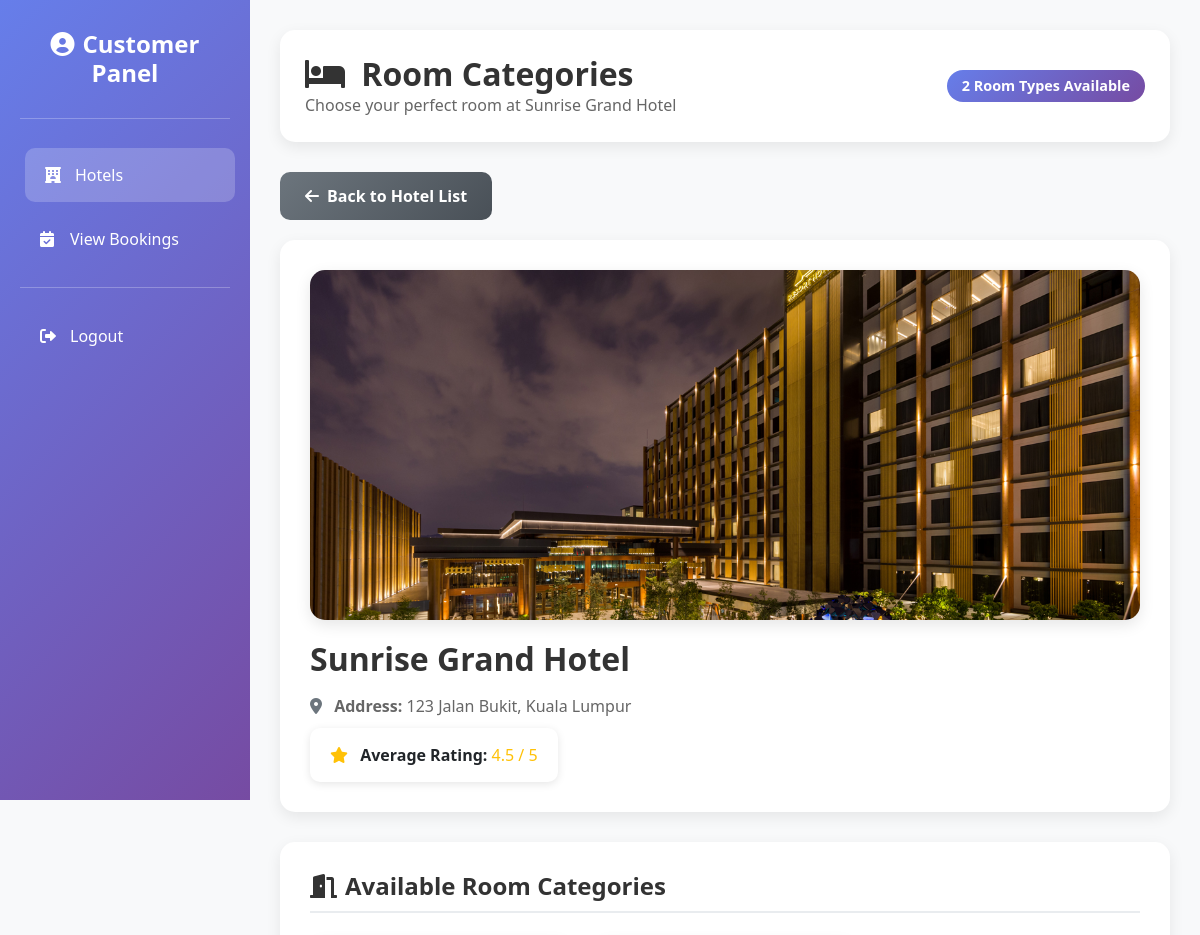
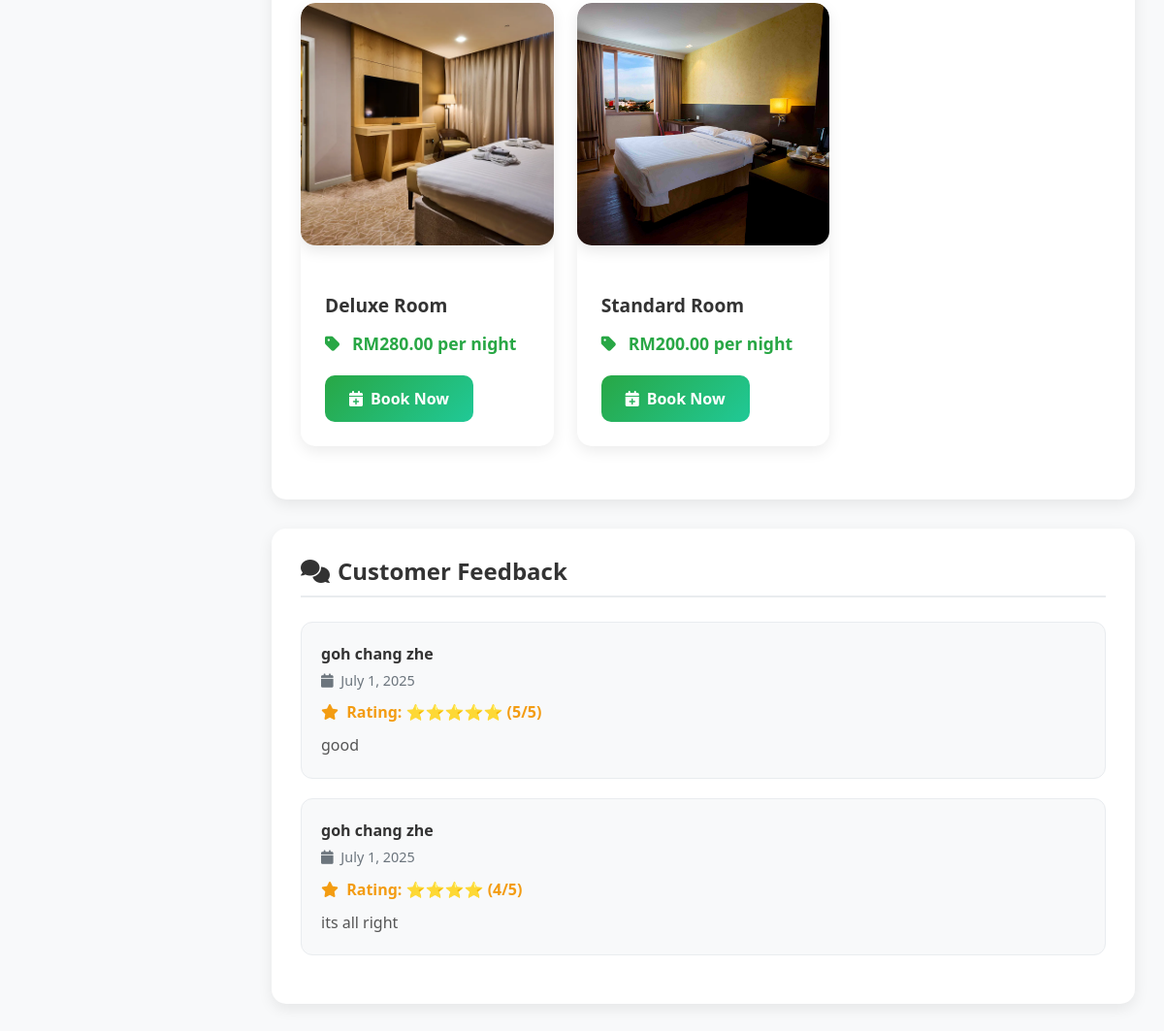
The page /User/view_categories.php?hotel_id=1 on the database its author committed (2 pictures, top to bottom).
### tables this page shows
CREATE TABLE `hotel` (
  `hotel_id` int(11) NOT NULL,
  `hotel_name` varchar(100) NOT NULL,
  `address` text NOT NULL,
  `phone_number` varchar(20) DEFAULT NULL,
  `email` varchar(100) DEFAULT NULL,
  `description` text DEFAULT NULL,
  `average_rating` decimal(3,2) DEFAULT 0.00,
  `hotel_image` varchar(255) DEFAULT NULL
);

CREATE TABLE `room_category` (
  `category_id` int(11) NOT NULL,
  `hotel_id` int(11) NOT NULL,
  `category_name` varchar(100) NOT NULL,
  `description` text DEFAULT NULL,
  `price` decimal(10,2) NOT NULL CHECK (`price` > 0),
  `discount` decimal(5,2) DEFAULT 0.00 CHECK (`discount` >= 0 and `discount` <= 50),
  `room_image` varchar(255) DEFAULT NULL
);

CREATE TABLE `feedback` (
  `feedback_id` int(11) NOT NULL,
  `booking_id` int(11) DEFAULT NULL,
  `customer_id` int(11) NOT NULL,
  `feedback_text` text NOT NULL,
  `rating` int(1) DEFAULT NULL CHECK (`rating` >= 1 and `rating` <= 5),
  `submitted_date` date NOT NULL,
  `created_at` timestamp NOT NULL DEFAULT current_timestamp(),
  `updated_at` timestamp NOT NULL DEFAULT current_timestamp() ON UPDATE current_timestamp(),
  `hotel_id` int(11) DEFAULT NULL
);

CREATE TABLE `customer` (
  `customer_id` int(11) NOT NULL,
  `name` varchar(100) NOT NULL,
  `email` varchar(100) NOT NULL,
  `phone` varchar(20) NOT NULL,
  `password` varchar(100) NOT NULL,
  `status` tinyint(1) DEFAULT 0,
  `created_at` timestamp NOT NULL DEFAULT current_timestamp(),
  `remember_token` varchar(255) DEFAULT NULL
);

### User/view_categories.php (the view, shortened to what this page needs)
<?php
include('connect/connection.php');
$hotel_id = intval($_GET['hotel_id']);
$hotel_query = mysqli_query($connect, "SELECT * FROM hotel WHERE hotel_id = $hotel_id");
$hotel = mysqli_fetch_assoc($hotel_query);
$category_query = mysqli_query($connect, "SELECT * FROM room_category WHERE hotel_id = $hotel_id");
?>
<!DOCTYPE html>
<html lang="en">
<head>
    <link href="https://cdn.jsdelivr.net/npm/bootstrap@5.1.3/dist/css/bootstrap.min.css" rel="stylesheet">
    <link href="https://cdnjs.cloudflare.com/ajax/libs/font-awesome/6.0.0/css/all.min.css" rel="stylesheet">
    <link rel="stylesheet" href="https://cdn.jsdelivr.net/npm/bootstrap-icons@1.3.0/font/bootstrap-icons.css">
    <link rel="stylesheet" href="../style.css">
</head>
<body>
<div class="wrapper">
    <div class="sidebar">
        <div class="sidebar-content">
            <h4>
                <i class="fas fa-user-circle me-2"></i>Customer Panel
            </h4>
            <hr class="text-white mb-4">
            <nav class="nav flex-column">
                <a class="nav-link active" href="hotel.php">
                    <i class="fas fa-hotel"></i>
                    Hotels
                </a>
                <a class="nav-link" href="view_booking.php">
                    <i class="fas fa-calendar-check"></i>
                    View Bookings
                </a>
                <hr class="text-white">
                <a class="nav-link" href="#" onclick="confirmLogout(event)">
                    <i class="fas fa-sign-out-alt"></i>
                    Logout
                </a>
            </nav>
        </div>
    </div>
    <div class="main-content">
        <div class="welcome-header">
            <div class="d-flex justify-content-between align-items-center flex-wrap">
                <div>
                    <h2 class="page-title">
                        <i class="fas fa-bed me-2"></i>
                        Room Categories
                    </h2>
                    <p class="page-subtitle">Choose your perfect room at <?php echo htmlspecialchars($hotel['hotel_name']); ?></p>
                </div>
                <div class="text-end">
                    <?php
                    $count_query = mysqli_query($connect, "SELECT COUNT(*) as total FROM room_category WHERE hotel_id = $hotel_id");
                    $categories_count = mysqli_fetch_assoc($count_query)['total'];
                    ?>
                    <div class="categories-count">
                        <?php echo $categories_count; ?> Room Types Available
                    </div>
                </div>
            </div>
        </div>
        <a href="hotel.php" class="btn-back">
            <i class="fas fa-arrow-left me-2"></i>Back to Hotel List
        </a>
        <div class="hotel-info-card">
            <img src="Room Image/<?php echo htmlspecialchars($hotel['hotel_image']); ?>" class="hotel-img" alt="<?php echo htmlspecialchars($hotel['hotel_name']); ?>">
            <h2 class="hotel-title"><?php echo htmlspecialchars($hotel['hotel_name']); ?></h2>
            <p class="hotel-details">
                <i class="fas fa-map-marker-alt me-2 text-muted"></i>
                <strong>Address:</strong> <?php echo htmlspecialchars($hotel['address']); ?>
            </p>
            <div class="rating-display">
                <i class="fas fa-star text-warning me-2"></i>
                <strong>Average Rating:</strong>
                <span class="text-warning">
                    <?php echo isset($hotel['average_rating']) ? number_format($hotel['average_rating'], 1) : "No ratings yet"; ?> / 5
                </span>
            </div>
        </div>
        <div class="hotel-info-card">
            <h4 class="section-title">
                <i class="fas fa-door-open me-2"></i>Available Room Categories
            </h4>
            <?php if (mysqli_num_rows($category_query) == 0): ?>
                <div class="text-center py-5">
                    <i class="fas fa-bed fa-3x text-muted mb-3"></i>
                    <h5 class="text-muted">No Room Categories Available</h5>
                    <p class="text-muted">This hotel doesn't have any room categories set up yet.</p>
                </div>
            <?php else: ?>
                <div class="row">
                    <?php while ($room_category = mysqli_fetch_assoc($category_query)): ?>
                        <div class="col-md-6 col-lg-4">
                            <div class="room-category-card">
                                <img src="Room Image/<?php echo $room_category['room_image']; ?>"
                                     class="room-img"
                                     alt="<?php echo htmlspecialchars($room_category['category_name']); ?>">
                                <div class="card-body">
                                    <h5 class="card-title"><?php echo htmlspecialchars($room_category['category_name']); ?></h5>
                                    <p class="price-tag">
                                        <i class="fas fa-tag me-2"></i>
                                        RM<?php echo number_format($room_category['price'], 2); ?> per night
                                    </p>
                                    <a href="room_detail.php?category_id=<?php echo $room_category['category_id']; ?>"
                                       class="btn-book-now">
                                        <i class="fas fa-calendar-plus me-2"></i>Book Now
                                    </a>
                                </div>
                            </div>
                        </div>
                    <?php endwhile; ?>
                </div>
            <?php endif; ?>
        </div>
        <div class="feedback-section">
            <h4 class="section-title">
                <i class="fas fa-comments me-2"></i>Customer Feedback
            </h4>
            <?php
            $feedback_query = mysqli_query($connect, "
                SELECT f.feedback_text, f.rating, f.created_at, c.name
                FROM feedback f
                JOIN customer c ON f.customer_id = c.customer_id
                JOIN booking b ON f.booking_id = b.booking_id
                JOIN room r ON b.room_id = r.room_id
                WHERE r.hotel_id = $hotel_id
                ORDER BY f.created_at DESC
                LIMIT 10
            ");
            if (mysqli_num_rows($feedback_query) == 0): ?>
                <div class="no-feedback">
                    <i class="fas fa-comment-slash"></i>
                    <h5>No feedback available yet</h5>
                    <p>Be the first to leave a review for this hotel!</p>
                </div>
            <?php else: ?>
                <?php while ($fb = mysqli_fetch_assoc($feedback_query)): ?>
                    <div class="feedback-box">
                        <div class="feedback-author"><?php echo htmlspecialchars($fb['name']); ?></div>
                        <div class="feedback-date">
                            <i class="fas fa-calendar me-1"></i>
                            <?php echo date('F j, Y', strtotime($fb['created_at'])); ?>
                        </div>
                        <div class="feedback-rating">
                            <i class="fas fa-star me-1"></i>
                            Rating: <?php echo str_repeat("⭐", $fb['rating']); ?> (<?php echo $fb['rating']; ?>/5)
                        </div>
                        <div class="feedback-text"><?php echo nl2br(htmlspecialchars($fb['feedback_text'])); ?></div>
                    </div>
                <?php endwhile; ?>
            <?php endif; ?>
        </div>
    </div>
</div>
</body>
</html>

### style.css (style rules this page uses)
body { background-color: #f8f9fa; margin: 0; font-family: 'Segoe UI', Tahoma, Geneva, Verdana, sans-serif; }
.wrapper { display: flex; min-height: 100vh; }
.sidebar { background: linear-gradient(135deg, #667eea 0%, #764ba2 100%); min-height: 100vh; color: white; position: fixed; top: 0; left: 0; width: 250px; z-index: 1000; padding: 0; }
.sidebar-content { padding: 30px 20px; }
.sidebar h4 { text-align: center; margin-bottom: 30px; font-weight: bold; }
.sidebar .nav-link { color: white; border-radius: 10px; margin: 5px 0; padding: 15px 20px; transition: all 0.3s ease; text-decoration: none; display: flex; align-items: center; }
.sidebar .nav-link:hover, .sidebar .nav-link.active { background-color: rgba(255, 255, 255, 0.2); color: white; transform: translateX(5px); }
.sidebar .nav-link i { margin-right: 10px; width: 20px; }
.main-content { margin-left: 250px; padding: 30px; min-height: 100vh; width: calc(100% - 250px); }
.welcome-header { background: white; border-radius: 15px; padding: 25px; margin-bottom: 30px; box-shadow: 0 5px 15px rgba(0, 0, 0, 0.08); }
.section-title { color: #333; font-weight: bold; margin-bottom: 25px; padding-bottom: 10px; border-bottom: 2px solid #e9ecef; }
.btn-back { background: linear-gradient(135deg, #6c757d 0%, #495057 100%); color: white; border: none; padding: 12px 25px; border-radius: 10px; font-weight: 600; transition: all 0.3s ease; text-decoration: none; display: inline-block; margin-bottom: 20px; }
.btn-book-now { background: linear-gradient(135deg, #28a745 0%, #20c997 100%); color: white; border: none; padding: 12px 25px; border-radius: 10px; font-weight: 600; transition: all 0.3s ease; text-decoration: none; display: inline-block; }
.card-body { padding: 25px; }
.card-title { font-weight: bold; color: #333; margin-bottom: 15px; font-size: 1.2rem; }
.room-img { width: 100%; height: 400px; object-fit: cover; border-radius: 15px; margin-bottom: 25px; box-shadow: 0 5px 15px rgba(0, 0, 0, 0.1); }
.page-title { color: #333; font-weight: bold; margin-bottom: 0; }
.page-subtitle { color: #666; margin-bottom: 0; }
.hotel-title { color: #333; font-weight: bold; margin-bottom: 15px; }
.hotel-details { color: #666; margin-bottom: 10px; }
.hotel-info-card, .feedback-card, .payment-card { background: white; border-radius: 15px; padding: 30px; margin-bottom: 30px; box-shadow: 0 5px 15px rgba(0, 0, 0, 0.08); }
.hotel-img { width: 100%; max-height: 350px; object-fit: cover; border-radius: 15px; margin-bottom: 20px; box-shadow: 0 5px 15px rgba(0, 0, 0, 0.1); }
.categories-count { background: linear-gradient(135deg, #667eea 0%, #764ba2 100%); color: white; padding: 5px 15px; border-radius: 20px; font-size: 0.9rem; font-weight: 600; }
.room-category-card { margin-bottom: 25px; transition: all 0.3s ease; border: none; border-radius: 15px; overflow: hidden; box-shadow: 0 5px 15px rgba(0, 0, 0, 0.08); background: white; }
.room-img { width: 100%; height: 250px; object-fit: cover; transition: transform 0.3s ease; }
.price-tag { color: #28a745; font-weight: bold; font-size: 1.1rem; margin-bottom: 20px; }
.feedback-section { background: white; border-radius: 15px; padding: 30px; box-shadow: 0 5px 15px rgba(0, 0, 0, 0.08); }
.feedback-box { border: 1px solid #e9ecef; padding: 20px; margin-bottom: 20px; border-radius: 12px; background: #f8f9fa; transition: all 0.3s ease; }
.feedback-rating { color: #f39c12; font-weight: bold; margin-bottom: 10px; }
.feedback-author { color: #333; font-weight: 600; margin-bottom: 5px; }
.feedback-date { color: #6c757d; font-size: 0.9rem; margin-bottom: 10px; }
.feedback-text { color: #555; line-height: 1.6; margin-bottom: 0; }
.rating-display { background: white; padding: 15px 20px; border-radius: 10px; display: inline-block; box-shadow: 0 2px 8px rgba(0, 0, 0, 0.1); }

### rows shown on the page
hotel: hotel_name "Sunrise Grand Hotel", hotel_image (picture), address "123 Jalan Bukit, Kuala Lumpur", average_rating "4.5"
room_category: room_image (picture), category_name "Deluxe Room", price "280.00"
room_category: room_image (picture), category_name "Standard Room", price "200.00"
feedback: customer.name "goh chang zhe", created_at "July 1, 2025", rating "⭐⭐⭐⭐⭐", rating "5", feedback_text "good"
feedback: customer.name "goh chang zhe", created_at "July 1, 2025", rating "⭐⭐⭐⭐", rating "4", feedback_text "its all right"

### other values the page prints
$categories_count "2"
